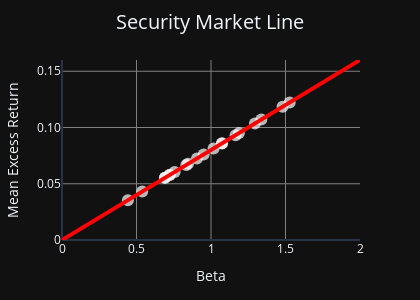

Notebook code for this chart:
### Code cell
import plotly.graph_objects as go

# Create the figure
fig = go.Figure()

# Add scatter points
fig.add_trace(
    go.Scatter(
        x=x, 
        y=y,
        mode='markers',
        marker=dict(
            size=12,
            color='white',
            opacity=0.7
        ),
        name='Data Points'
    )
)

# Plot the beta line
x1 = np.array([0, 2])  # x range
y1 = 0.08 * x1  # y = beta * x


# Add the Security Market Line
fig.add_trace(
    go.Scatter(
        x=x1,
        y=y1,
        mode='lines',
        line=dict(
            color='red',
            width=4
        ),
        name='Security Market Line'
    )
)

# Update layout with dark theme
fig.update_layout(
    template='plotly_dark',
    width=800,
    height=800,
    showlegend=False,
    title=dict(
        text='Security Market Line',
        x=0.5,
        y=0.95,
        xanchor='center',
        font=dict(size=20)
    ),
    xaxis=dict(
        title='Beta',
        range=[0, 2],
        ticktext=['0', '0.5', '1', '1.5', '2'],
        tickvals=[0, 0.5, 1, 1.5, 2],
        gridcolor='gray'
    ),
    yaxis=dict(
        title='Risk Premium',
        range=[0, 0.16],
        ticktext=['0', '0.05', '0.10', '0.15'],
        tickvals=[0, 0.05, 0.1, 0.15],
        gridcolor='gray'
    ),
)

fig.update_layout(
    width=420,  # 7 inches * 100 pixels per inch
    height=300,  # 5 inches * 100 pixels per inch
    margin=dict(l=60, r=60, t=60, b=60),  # Add margins to ensure labels are visible
)
fig.show()

### Figure 1 — Plotly figure (JSON) as saved in the notebook; plotly's stock layout.template omitted (floating-point values rounded to 4 significant figures)
{"data": [{"marker": {"color": "white", "opacity": 0.7, "size": 12}, "mode": "markers", "name": "Data Points", "type": "scatter", "x": [0.9058, 1.48, 1.188, 1.073, 0.691, 0.691, 0.5386, 1.338, 1.075, 1.165, 0.442, 1.528, 1.295, 0.7562, 0.7221, 0.724, 0.846, 1.018, 0.9506, 0.8342], "y": [0.07247, 0.1184, 0.095, 0.08583, 0.05528, 0.05528, 0.04309, 0.107, 0.08598, 0.09321, 0.03536, 0.1223, 0.1036, 0.06049, 0.05777, 0.05792, 0.06768, 0.0814, 0.07605, 0.06674]}, {"line": {"color": "red", "width": 4}, "mode": "lines", "name": "Security Market Line", "type": "scatter", "x": [0, 2], "y": [0, 0.16]}], "layout": {"height": 300, "margin": {"b": 60, "l": 60, "r": 60, "t": 60}, "showlegend": false, "title": {"font": {"size": 20}, "text": "Security Market Line", "x": 0.5, "xanchor": "center", "y": 0.95}, "width": 420, "xaxis": {"gridcolor": "gray", "range": [0, 2], "ticktext": ["0", "0.5", "1", "1.5", "2"], "tickvals": [0, 0.5, 1, 1.5, 2], "title": {"text": "Beta"}}, "yaxis": {"gridcolor": "gray", "range": [0, 0.16], "ticktext": ["0", "0.05", "0.10", "0.15"], "tickvals": [0, 0.05, 0.1, 0.15], "title": {"text": "Mean Excess Return"}}}}
